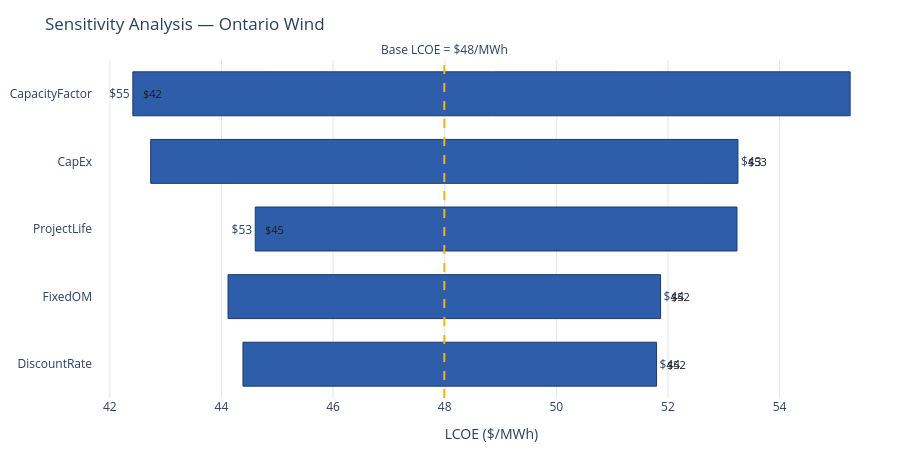

Notebook code cell kept with this figure:
### Code cell
import plotly.graph_objects as go

def plot_tornado_plotly(tornado_data, technology_name, base_lcoe):
    """
    Interactive tornado chart using Plotly — hoverable, cleaner rendering,
    and directly reusable in the Streamlit app later.
    """
    # Sort so the biggest swing appears at the top
    data = tornado_data.sort_values("Swing", ascending=True)

    fig = go.Figure()

    for param, row in data.iterrows():
        low, high = row["Low"], row["High"]
        fig.add_trace(go.Bar(
            y=[param],
            x=[high - low],
            base=[low],
            orientation="h",
            marker=dict(color="#2E5EAA", line=dict(color="#1a3a6e", width=1)),
            hovertemplate=f"<b>{param}</b><br>Low: ${low:.1f}/MWh<br>High: ${high:.1f}/MWh<br>Swing: ${row['Swing']:.1f}/MWh<extra></extra>",
            text=[f"${low:.0f}"],
            textposition="outside",
            showlegend=False
        ))
        # Add the high-end label as a separate annotation since Plotly bars
        # only cleanly support one text position per bar
        fig.add_annotation(x=high, y=param, text=f"${high:.0f}", showarrow=False,
                            xanchor="left", xshift=8, font=dict(size=11, color="#1a1a1a"))

    fig.add_vline(x=base_lcoe, line_dash="dash", line_color="#F2B705", line_width=2,
                   annotation_text=f"Base LCOE = ${base_lcoe:.0f}/MWh", annotation_position="top")

    fig.update_layout(
        title=f"Sensitivity Analysis — {technology_name}",
        xaxis_title="LCOE ($/MWh)",
        height=450,
        margin=dict(l=10, r=10, t=60, b=10),
        plot_bgcolor="white",
        xaxis=dict(gridcolor="#e5e5e5"),
        bargap=0.35
    )

    fig.show()

plot_tornado_plotly(tornado_data, "Ontario Wind", ontario_wind["LCOE_v2"])

### Figure 1 — Plotly figure (JSON) as saved in the notebook; plotly's stock layout.template omitted (floating-point values rounded to 4 significant figures)
{"data": [{"base": [44.38], "hovertemplate": "<b>DiscountRate</b><br>Low: $44.4/MWh<br>High: $51.8/MWh<br>Swing: $7.4/MWh<extra></extra>", "marker": {"color": "#2E5EAA", "line": {"color": "#1a3a6e", "width": 1}}, "orientation": "h", "showlegend": false, "text": ["$44"], "textposition": "outside", "type": "bar", "x": [7.411], "y": ["DiscountRate"]}, {"base": [44.12], "hovertemplate": "<b>FixedOM</b><br>Low: $44.1/MWh<br>High: $51.9/MWh<br>Swing: $7.8/MWh<extra></extra>", "marker": {"color": "#2E5EAA", "line": {"color": "#1a3a6e", "width": 1}}, "orientation": "h", "showlegend": false, "text": ["$44"], "textposition": "outside", "type": "bar", "x": [7.751], "y": ["FixedOM"]}, {"base": [53.24], "hovertemplate": "<b>ProjectLife</b><br>Low: $53.2/MWh<br>High: $44.6/MWh<br>Swing: $8.6/MWh<extra></extra>", "marker": {"color": "#2E5EAA", "line": {"color": "#1a3a6e", "width": 1}}, "orientation": "h", "showlegend": false, "text": ["$53"], "textposition": "outside", "type": "bar", "x": [-8.631], "y": ["ProjectLife"]}, {"base": [42.73], "hovertemplate": "<b>CapEx</b><br>Low: $42.7/MWh<br>High: $53.3/MWh<br>Swing: $10.5/MWh<extra></extra>", "marker": {"color": "#2E5EAA", "line": {"color": "#1a3a6e", "width": 1}}, "orientation": "h", "showlegend": false, "text": ["$43"], "textposition": "outside", "type": "bar", "x": [10.52], "y": ["CapEx"]}, {"base": [55.26], "hovertemplate": "<b>CapacityFactor</b><br>Low: $55.3/MWh<br>High: $42.4/MWh<br>Swing: $12.9/MWh<extra></extra>", "marker": {"color": "#2E5EAA", "line": {"color": "#1a3a6e", "width": 1}}, "orientation": "h", "showlegend": false, "text": ["$55"], "textposition": "outside", "type": "bar", "x": [-12.85], "y": ["CapacityFactor"]}], "layout": {"annotations": [{"font": {"color": "#1a1a1a", "size": 11}, "showarrow": false, "text": "$52", "x": 51.8, "xanchor": "left", "xshift": 8, "y": "DiscountRate"}, {"font": {"color": "#1a1a1a", "size": 11}, "showarrow": false, "text": "$52", "x": 51.87, "xanchor": "left", "xshift": 8, "y": "FixedOM"}, {"font": {"color": "#1a1a1a", "size": 11}, "showarrow": false, "text": "$45", "x": 44.61, "xanchor": "left", "xshift": 8, "y": "ProjectLife"}, {"font": {"color": "#1a1a1a", "size": 11}, "showarrow": false, "text": "$53", "x": 53.25, "xanchor": "left", "xshift": 8, "y": "CapEx"}, {"font": {"color": "#1a1a1a", "size": 11}, "showarrow": false, "text": "$42", "x": 42.41, "xanchor": "left", "xshift": 8, "y": "CapacityFactor"}, {"showarrow": false, "text": "Base LCOE = $48/MWh", "x": 47.99, "xanchor": "center", "xref": "x", "y": 1, "yanchor": "bottom", "yref": "y domain"}], "bargap": 0.35, "height": 450, "margin": {"b": 10, "l": 10, "r": 10, "t": 60}, "plot_bgcolor": "white", "shapes": [{"line": {"color": "#F2B705", "dash": "dash", "width": 2}, "type": "line", "x0": 47.99, "x1": 47.99, "xref": "x", "y0": 0, "y1": 1, "yref": "y domain"}], "title": {"text": "Sensitivity Analysis — Ontario Wind"}, "xaxis": {"gridcolor": "#e5e5e5", "title": {"text": "LCOE ($/MWh)"}}}}
